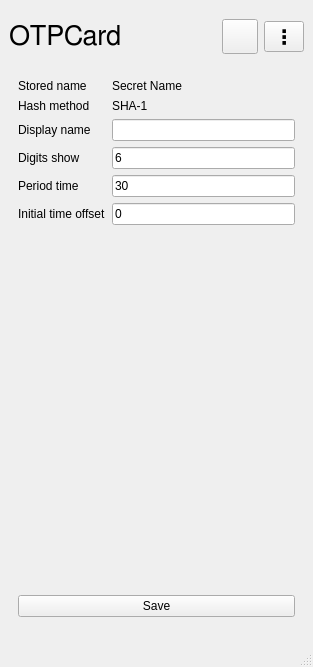
<?xml version="1.0" encoding="UTF-8"?>
<ui version="4.0">
 <class>OTPClient</class>
 <widget class="QMainWindow" name="OTPClient">
  <property name="geometry">
   <rect>
    <x>0</x>
    <y>0</y>
    <width>313</width>
    <height>667</height>
   </rect>
  </property>
  <property name="windowTitle">
   <string>OTPClient</string>
  </property>
  <widget class="QWidget" name="centralwidget">
   <layout class="QGridLayout" name="gridLayout">
    <item row="1" column="0">
     <layout class="QVBoxLayout" name="verticalLayout_3">
      <item>
       <layout class="QHBoxLayout" name="horizontalLayout">
        <property name="topMargin">
         <number>10</number>
        </property>
        <property name="bottomMargin">
         <number>10</number>
        </property>
        <item>
         <widget class="QLabel" name="label">
          <property name="font">
           <font>
            <family>FreeSans</family>
            <pointsize>20</pointsize>
            <bold>false</bold>
           </font>
          </property>
          <property name="text">
           <string>OTPCard</string>
          </property>
         </widget>
        </item>
        <item>
         <widget class="QToolButton" name="update">
          <property name="font">
           <font>
            <pointsize>15</pointsize>
            <bold>true</bold>
           </font>
          </property>
          <property name="text">
           <string/>
          </property>
          <property name="icon">
           <iconset theme="QIcon::ThemeIcon::ViewRefresh"/>
          </property>
          <property name="iconSize">
           <size>
            <width>28</width>
            <height>28</height>
           </size>
          </property>
         </widget>
        </item>
        <item>
         <widget class="QToolButton" name="menuButton">
          <property name="font">
           <font>
            <pointsize>15</pointsize>
            <bold>true</bold>
           </font>
          </property>
          <property name="text">
           <string>⋮</string>
          </property>
          <property name="popupMode">
           <enum>QToolButton::ToolButtonPopupMode::InstantPopup</enum>
          </property>
          <property name="toolButtonStyle">
           <enum>Qt::ToolButtonStyle::ToolButtonTextOnly</enum>
          </property>
         </widget>
        </item>
       </layout>
      </item>
      <item>
       <widget class="QStackedWidget" name="pages">
        <property name="currentIndex">
         <number>6</number>
        </property>
        <widget class="QWidget" name="main">
         <layout class="QGridLayout" name="gridLayout_2">
          <item row="0" column="0">
           <layout class="QVBoxLayout" name="verticalLayout">
            <property name="sizeConstraint">
             <enum>QLayout::SizeConstraint::SetDefaultConstraint</enum>
            </property>
            <item>
             <widget class="QListView" name="secrets"/>
            </item>
            <item>
             <widget class="QPushButton" name="newSecret">
              <property name="text">
               <string>New Secret</string>
              </property>
              <property name="icon">
               <iconset theme="QIcon::ThemeIcon::ListAdd"/>
              </property>
             </widget>
            </item>
           </layout>
          </item>
         </layout>
        </widget>
        <widget class="QWidget" name="OTP">
         <layout class="QGridLayout" name="gridLayout_8">
          <item row="0" column="0">
           <layout class="QVBoxLayout" name="verticalLayout_5">
            <property name="bottomMargin">
             <number>10</number>
            </property>
            <item>
             <spacer name="verticalSpacer_5">
              <property name="orientation">
               <enum>Qt::Orientation::Vertical</enum>
              </property>
              <property name="sizeHint" stdset="0">
               <size>
                <width>20</width>
                <height>40</height>
               </size>
              </property>
             </spacer>
            </item>
            <item>
             <widget class="QLabel" name="OTP_timeout">
              <property name="font">
               <font>
                <pointsize>15</pointsize>
               </font>
              </property>
              <property name="text">
               <string>30 s</string>
              </property>
              <property name="alignment">
               <set>Qt::AlignmentFlag::AlignCenter</set>
              </property>
             </widget>
            </item>
            <item>
             <layout class="QHBoxLayout" name="horizontalLayout_2">
              <property name="bottomMargin">
               <number>0</number>
              </property>
              <item>
               <widget class="QLabel" name="OTP_VAL">
                <property name="font">
                 <font>
                  <pointsize>20</pointsize>
                 </font>
                </property>
                <property name="text">
                 <string>000000</string>
                </property>
                <property name="alignment">
                 <set>Qt::AlignmentFlag::AlignCenter</set>
                </property>
               </widget>
              </item>
             </layout>
            </item>
            <item>
             <spacer name="verticalSpacer_4">
              <property name="orientation">
               <enum>Qt::Orientation::Vertical</enum>
              </property>
              <property name="sizeHint" stdset="0">
               <size>
                <width>20</width>
                <height>40</height>
               </size>
              </property>
             </spacer>
            </item>
            <item>
             <widget class="QPushButton" name="pushButton_10">
              <property name="text">
               <string>Edit parameters</string>
              </property>
             </widget>
            </item>
           </layout>
          </item>
         </layout>
        </widget>
        <widget class="QWidget" name="settings">
         <layout class="QGridLayout" name="gridLayout_6">
          <item row="0" column="0">
           <layout class="QGridLayout" name="gridLayout_7">
            <item row="0" column="0">
             <widget class="QLabel" name="label_18">
              <property name="text">
               <string>Cache PIN</string>
              </property>
             </widget>
            </item>
            <item row="0" column="1">
             <widget class="QCheckBox" name="checkBox">
              <property name="text">
               <string/>
              </property>
             </widget>
            </item>
            <item row="1" column="0">
             <widget class="QLabel" name="label_19">
              <property name="text">
               <string>PIN cache time (min)</string>
              </property>
             </widget>
            </item>
            <item row="1" column="1">
             <widget class="QSpinBox" name="spinBox"/>
            </item>
           </layout>
          </item>
          <item row="1" column="0">
           <spacer name="verticalSpacer_3">
            <property name="orientation">
             <enum>Qt::Orientation::Vertical</enum>
            </property>
            <property name="sizeHint" stdset="0">
             <size>
              <width>20</width>
              <height>40</height>
             </size>
            </property>
           </spacer>
          </item>
         </layout>
        </widget>
        <widget class="QWidget" name="cardInfo">
         <layout class="QGridLayout" name="gridLayout_4">
          <item row="0" column="0">
           <layout class="QVBoxLayout" name="verticalLayout_4">
            <item>
             <layout class="QGridLayout" name="gridLayout_5">
              <item row="3" column="1">
               <widget class="QLabel" name="sha256support">
                <property name="text">
                 <string>No</string>
                </property>
               </widget>
              </item>
              <item row="4" column="1">
               <widget class="QLabel" name="sha512support">
                <property name="text">
                 <string>No</string>
                </property>
               </widget>
              </item>
              <item row="2" column="1">
               <widget class="QLabel" name="sha1support">
                <property name="text">
                 <string>Yes</string>
                </property>
               </widget>
              </item>
              <item row="5" column="1">
               <widget class="QLabel" name="maxSecretLength">
                <property name="text">
                 <string>64</string>
                </property>
               </widget>
              </item>
              <item row="3" column="0">
               <widget class="QLabel" name="label_12">
                <property name="text">
                 <string>SHA-256 support</string>
                </property>
               </widget>
              </item>
              <item row="1" column="1">
               <widget class="QLabel" name="maxSecretNameLength">
                <property name="text">
                 <string>8</string>
                </property>
               </widget>
              </item>
              <item row="0" column="0">
               <widget class="QLabel" name="label_2">
                <property name="text">
                 <string>Max secrets</string>
                </property>
               </widget>
              </item>
              <item row="4" column="0">
               <widget class="QLabel" name="label_14">
                <property name="text">
                 <string>SHA-512 support</string>
                </property>
               </widget>
              </item>
              <item row="5" column="0">
               <widget class="QLabel" name="label_16">
                <property name="text">
                 <string>Max secret length</string>
                </property>
               </widget>
              </item>
              <item row="2" column="0">
               <widget class="QLabel" name="label_10">
                <property name="text">
                 <string>SHA-1 support</string>
                </property>
               </widget>
              </item>
              <item row="1" column="0">
               <widget class="QLabel" name="label_8">
                <property name="text">
                 <string>Max name length</string>
                </property>
               </widget>
              </item>
              <item row="0" column="1">
               <widget class="QLabel" name="maxSecrets">
                <property name="text">
                 <string>8</string>
                </property>
               </widget>
              </item>
              <item row="6" column="0">
               <widget class="QLabel" name="label_25">
                <property name="text">
                 <string>S/N</string>
                </property>
               </widget>
              </item>
              <item row="6" column="1">
               <widget class="QLabel" name="serialNumber">
                <property name="text">
                 <string>00000000</string>
                </property>
               </widget>
              </item>
             </layout>
            </item>
           </layout>
          </item>
          <item row="4" column="0">
           <widget class="QPushButton" name="pushButton_3">
            <property name="text">
             <string>Change PIN</string>
            </property>
           </widget>
          </item>
          <item row="5" column="0">
           <widget class="QPushButton" name="pushButton_4">
            <property name="text">
             <string>Change Admin PIN</string>
            </property>
           </widget>
          </item>
          <item row="2" column="0">
           <widget class="QPushButton" name="pushButton">
            <property name="text">
             <string>Reset card</string>
            </property>
           </widget>
          </item>
          <item row="3" column="0">
           <widget class="QPushButton" name="pushButton_2">
            <property name="text">
             <string>Unlock card</string>
            </property>
           </widget>
          </item>
          <item row="1" column="0">
           <spacer name="verticalSpacer_2">
            <property name="orientation">
             <enum>Qt::Orientation::Vertical</enum>
            </property>
            <property name="sizeHint" stdset="0">
             <size>
              <width>20</width>
              <height>40</height>
             </size>
            </property>
           </spacer>
          </item>
         </layout>
        </widget>
        <widget class="QWidget" name="about">
         <layout class="QGridLayout" name="gridLayout_3">
          <item row="0" column="0">
           <layout class="QVBoxLayout" name="verticalLayout_2">
            <item>
             <widget class="QLabel" name="label_3">
              <property name="text">
               <string>Author: Vladislav Tsendrovskii</string>
              </property>
             </widget>
            </item>
            <item>
             <widget class="QLabel" name="label_4">
              <property name="text">
               <string>Version: 0.1</string>
              </property>
             </widget>
            </item>
            <item>
             <widget class="QLabel" name="label_5">
              <property name="text">
               <string>Source: https://github.com</string>
              </property>
              <property name="openExternalLinks">
               <bool>true</bool>
              </property>
              <property name="textInteractionFlags">
               <set>Qt::TextInteractionFlag::TextBrowserInteraction</set>
              </property>
             </widget>
            </item>
            <item>
             <widget class="QLabel" name="label_6">
              <property name="text">
               <string>License: GNU GPLv3</string>
              </property>
             </widget>
            </item>
            <item>
             <spacer name="verticalSpacer">
              <property name="orientation">
               <enum>Qt::Orientation::Vertical</enum>
              </property>
              <property name="sizeHint" stdset="0">
               <size>
                <width>20</width>
                <height>40</height>
               </size>
              </property>
             </spacer>
            </item>
           </layout>
          </item>
         </layout>
        </widget>
        <widget class="QWidget" name="new_secret">
         <layout class="QGridLayout" name="gridLayout_9">
          <item row="0" column="0">
           <layout class="QVBoxLayout" name="verticalLayout_6">
            <item>
             <widget class="QPushButton" name="pushButton_6">
              <property name="font">
               <font>
                <pointsize>15</pointsize>
               </font>
              </property>
              <property name="text">
               <string>Scan QR</string>
              </property>
             </widget>
            </item>
            <item>
             <widget class="QPushButton" name="pushButton_7">
              <property name="font">
               <font>
                <pointsize>15</pointsize>
               </font>
              </property>
              <property name="text">
               <string>Open image</string>
              </property>
             </widget>
            </item>
            <item>
             <widget class="QPushButton" name="pushButton_5">
              <property name="font">
               <font>
                <pointsize>15</pointsize>
               </font>
              </property>
              <property name="text">
               <string>Enter manually</string>
              </property>
             </widget>
            </item>
            <item>
             <widget class="QStackedWidget" name="new_secret_methods">
              <property name="currentIndex">
               <number>2</number>
              </property>
              <widget class="QWidget" name="qr">
               <layout class="QGridLayout" name="gridLayout_12">
                <item row="0" column="0">
                 <layout class="QVBoxLayout" name="verticalLayout_9"/>
                </item>
               </layout>
              </widget>
              <widget class="QWidget" name="image">
               <layout class="QGridLayout" name="gridLayout_11">
                <item row="0" column="0">
                 <layout class="QVBoxLayout" name="verticalLayout_8"/>
                </item>
               </layout>
              </widget>
              <widget class="QWidget" name="manual">
               <layout class="QGridLayout" name="gridLayout_10">
                <item row="0" column="0">
                 <layout class="QVBoxLayout" name="verticalLayout_7">
                  <item>
                   <spacer name="verticalSpacer_6">
                    <property name="orientation">
                     <enum>Qt::Orientation::Vertical</enum>
                    </property>
                    <property name="sizeHint" stdset="0">
                     <size>
                      <width>20</width>
                      <height>40</height>
                     </size>
                    </property>
                   </spacer>
                  </item>
                  <item>
                   <widget class="QLabel" name="label_23">
                    <property name="font">
                     <font>
                      <pointsize>15</pointsize>
                     </font>
                    </property>
                    <property name="text">
                     <string>Name</string>
                    </property>
                    <property name="alignment">
                     <set>Qt::AlignmentFlag::AlignCenter</set>
                    </property>
                   </widget>
                  </item>
                  <item>
                   <widget class="QLineEdit" name="newSecretName"/>
                  </item>
                  <item>
                   <widget class="QLabel" name="label_24">
                    <property name="font">
                     <font>
                      <pointsize>15</pointsize>
                     </font>
                    </property>
                    <property name="text">
                     <string>Secret</string>
                    </property>
                    <property name="alignment">
                     <set>Qt::AlignmentFlag::AlignCenter</set>
                    </property>
                   </widget>
                  </item>
                  <item>
                   <layout class="QHBoxLayout" name="horizontalLayout_4">
                    <property name="bottomMargin">
                     <number>0</number>
                    </property>
                    <item>
                     <widget class="QLineEdit" name="newSecretValue"/>
                    </item>
                    <item>
                     <widget class="QToolButton" name="toolButton">
                      <property name="text">
                       <string/>
                      </property>
                      <property name="icon">
                       <iconset theme="QIcon::ThemeIcon::EditCopy"/>
                      </property>
                      <property name="popupMode">
                       <enum>QToolButton::ToolButtonPopupMode::InstantPopup</enum>
                      </property>
                     </widget>
                    </item>
                   </layout>
                  </item>
                  <item>
                   <spacer name="verticalSpacer_7">
                    <property name="orientation">
                     <enum>Qt::Orientation::Vertical</enum>
                    </property>
                    <property name="sizeHint" stdset="0">
                     <size>
                      <width>20</width>
                      <height>40</height>
                     </size>
                    </property>
                   </spacer>
                  </item>
                 </layout>
                </item>
               </layout>
              </widget>
             </widget>
            </item>
           </layout>
          </item>
          <item row="1" column="0">
           <layout class="QHBoxLayout" name="horizontalLayout_3">
            <property name="bottomMargin">
             <number>0</number>
            </property>
            <item>
             <widget class="QPushButton" name="cancelAdd">
              <property name="text">
               <string>Cancel</string>
              </property>
             </widget>
            </item>
            <item>
             <widget class="QPushButton" name="confirmAdd">
              <property name="text">
               <string>Confirm</string>
              </property>
             </widget>
            </item>
           </layout>
          </item>
         </layout>
        </widget>
        <widget class="QWidget" name="secret_local_parameters">
         <layout class="QGridLayout" name="gridLayout_13">
          <item row="0" column="0">
           <layout class="QVBoxLayout" name="verticalLayout_10">
            <property name="bottomMargin">
             <number>10</number>
            </property>
            <item>
             <layout class="QFormLayout" name="formLayout">
              <item row="0" column="0">
               <widget class="QLabel" name="storedNameLabel">
                <property name="text">
                 <string>Stored name</string>
                </property>
               </widget>
              </item>
              <item row="2" column="0">
               <widget class="QLabel" name="displayNameLabel">
                <property name="text">
                 <string>Display name</string>
                </property>
               </widget>
              </item>
              <item row="2" column="1">
               <widget class="QLineEdit" name="displayNameLineEdit"/>
              </item>
              <item row="3" column="0">
               <widget class="QLabel" name="digitsShowLabel">
                <property name="text">
                 <string>Digits show</string>
                </property>
               </widget>
              </item>
              <item row="3" column="1">
               <widget class="QLineEdit" name="lineEdit_3">
                <property name="text">
                 <string>6</string>
                </property>
               </widget>
              </item>
              <item row="4" column="0">
               <widget class="QLabel" name="periodTimeLabel">
                <property name="text">
                 <string>Period time</string>
                </property>
               </widget>
              </item>
              <item row="4" column="1">
               <widget class="QLineEdit" name="lineEdit_4">
                <property name="text">
                 <string>30</string>
                </property>
               </widget>
              </item>
              <item row="5" column="0">
               <widget class="QLabel" name="initialTimeOffsetLabel">
                <property name="text">
                 <string>Initial time offset</string>
                </property>
               </widget>
              </item>
              <item row="5" column="1">
               <widget class="QLineEdit" name="lineEdit_5">
                <property name="text">
                 <string>0</string>
                </property>
               </widget>
              </item>
              <item row="1" column="0">
               <widget class="QLabel" name="hashMethodLabel">
                <property name="text">
                 <string>Hash method</string>
                </property>
               </widget>
              </item>
              <item row="0" column="1">
               <widget class="QLabel" name="label_27">
                <property name="text">
                 <string>Secret Name</string>
                </property>
                <property name="textInteractionFlags">
                 <set>Qt::TextInteractionFlag::LinksAccessibleByMouse|Qt::TextInteractionFlag::TextSelectableByKeyboard|Qt::TextInteractionFlag::TextSelectableByMouse</set>
                </property>
               </widget>
              </item>
              <item row="1" column="1">
               <widget class="QLabel" name="label_28">
                <property name="text">
                 <string>SHA-1</string>
                </property>
                <property name="textInteractionFlags">
                 <set>Qt::TextInteractionFlag::LinksAccessibleByMouse|Qt::TextInteractionFlag::TextSelectableByKeyboard|Qt::TextInteractionFlag::TextSelectableByMouse</set>
                </property>
               </widget>
              </item>
             </layout>
            </item>
            <item>
             <spacer name="verticalSpacer_8">
              <property name="orientation">
               <enum>Qt::Orientation::Vertical</enum>
              </property>
              <property name="sizeHint" stdset="0">
               <size>
                <width>20</width>
                <height>40</height>
               </size>
              </property>
             </spacer>
            </item>
            <item>
             <widget class="QPushButton" name="pushButton_11">
              <property name="text">
               <string>Save</string>
              </property>
             </widget>
            </item>
           </layout>
          </item>
         </layout>
        </widget>
       </widget>
      </item>
     </layout>
    </item>
   </layout>
  </widget>
  <widget class="QMenuBar" name="menubar">
   <property name="geometry">
    <rect>
     <x>0</x>
     <y>0</y>
     <width>313</width>
     <height>30</height>
    </rect>
   </property>
  </widget>
  <widget class="QStatusBar" name="statusbar"/>
 </widget>
 <resources/>
 <connections/>
</ui>
